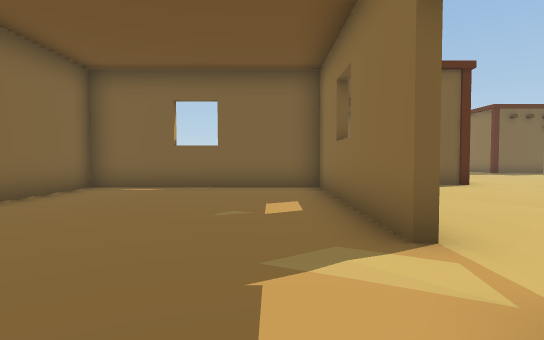
View 1 (above)

24 first-person views from a walk through a 3-D level made in the Unity game engine. The camera is 1.5 m above the floor, tilts 2° down and sees 80° across. The floor is counted in squares, 2 m on a side. Each view is taken from the middle of a square. On the plan, view 1 faces up. The plan holds only what a view shows up to about 11 squares ahead; the rest is blank. The place goes on beyond the plan. The player character is not drawn. Some animated figures are left out.

View 2
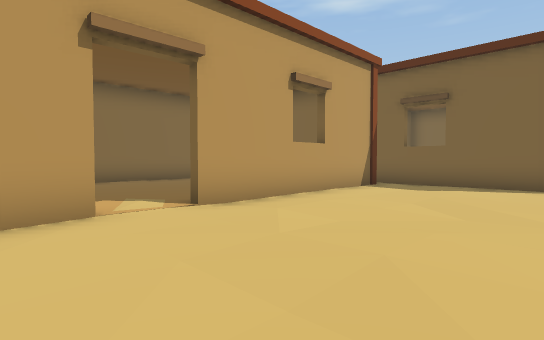

View 3
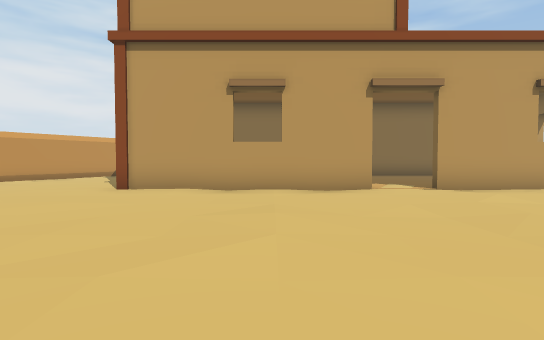

View 4
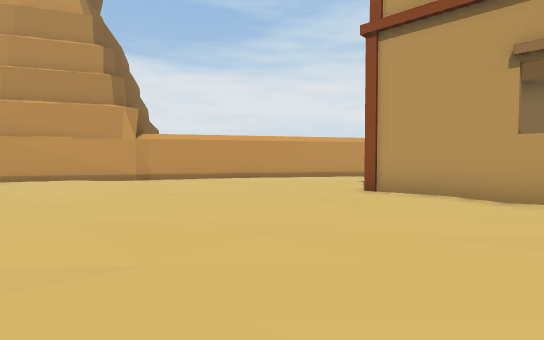

View 5
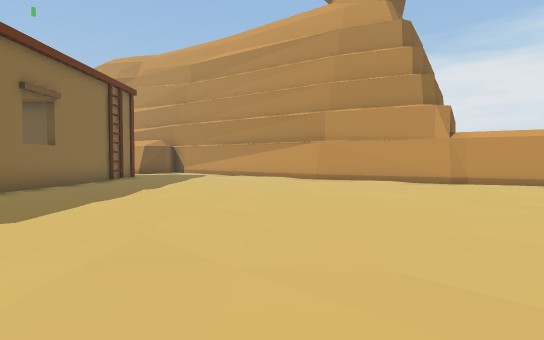

View 6
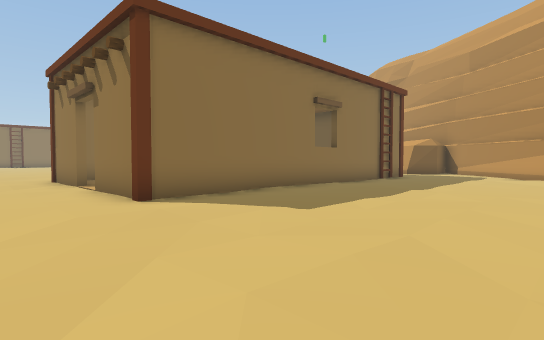

View 7
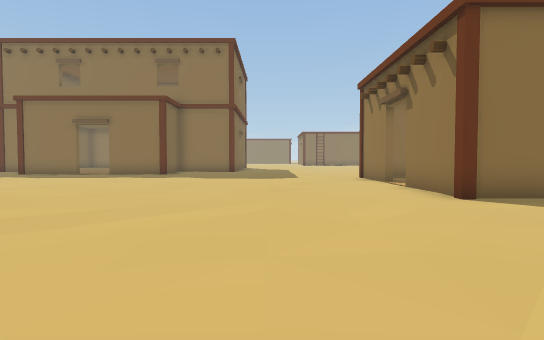

View 8
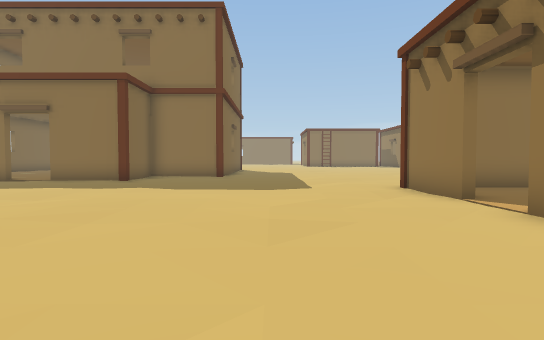

View 9
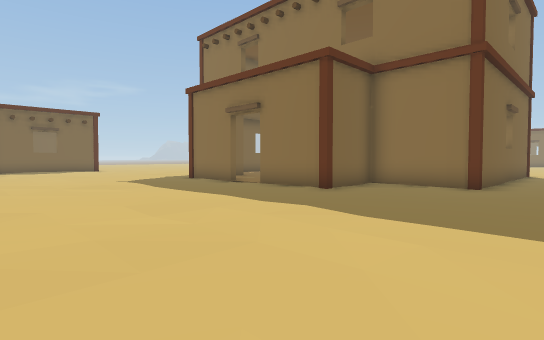

View 10
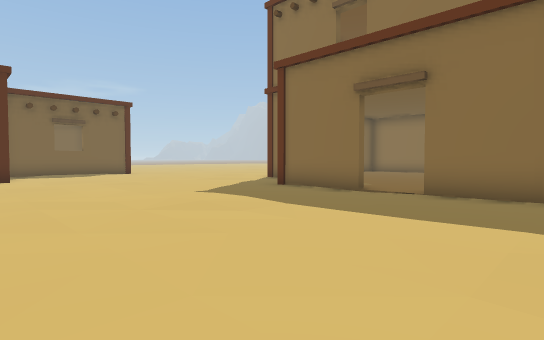

View 11
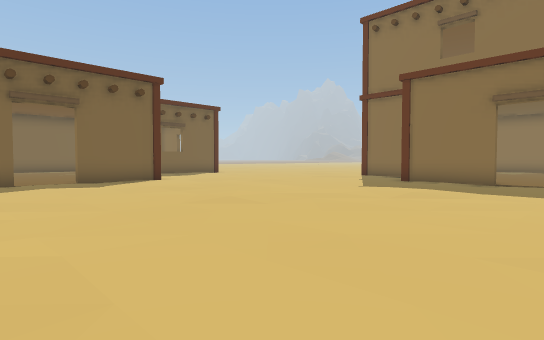

View 12
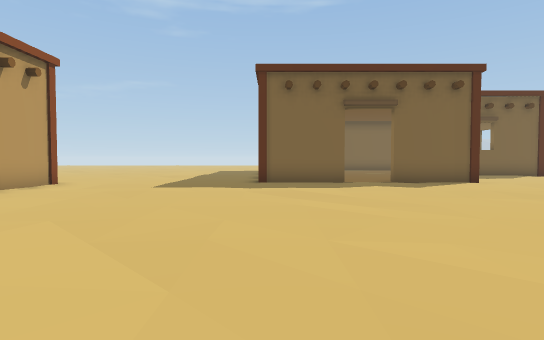

View 13
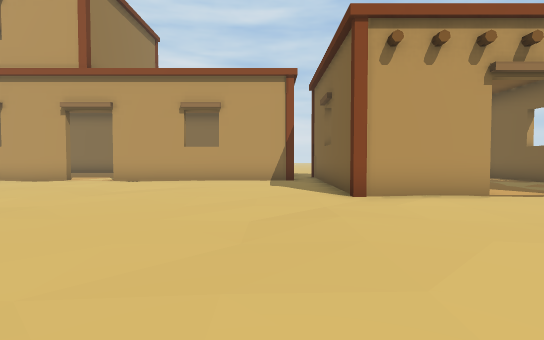

View 14
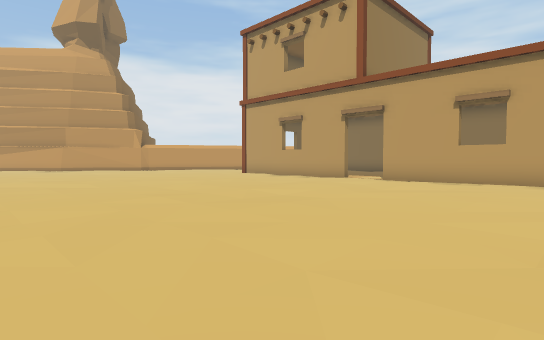

View 15
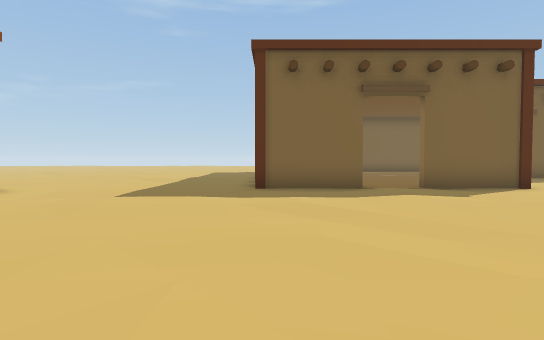

View 16
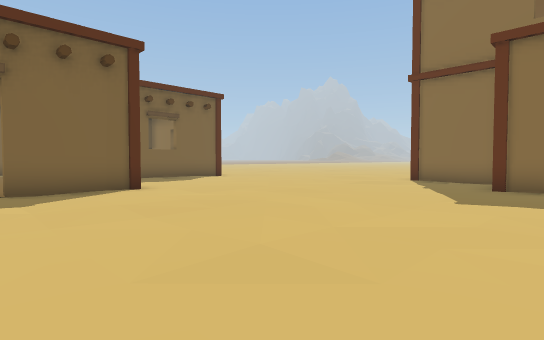

View 17
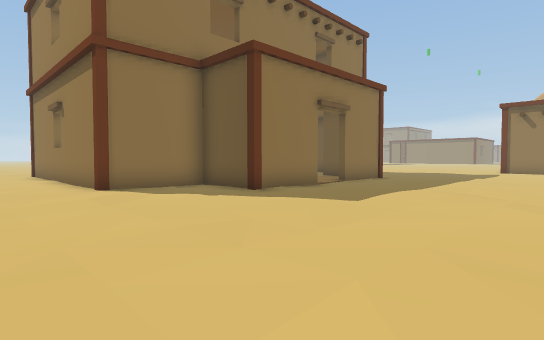

View 18
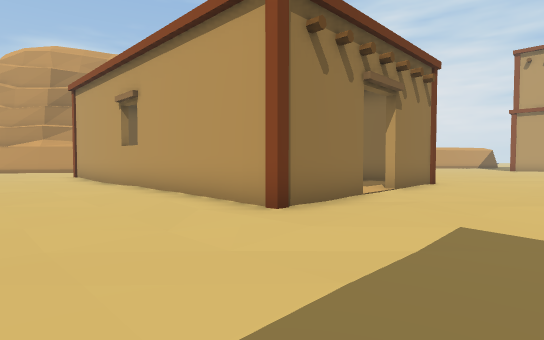

View 19
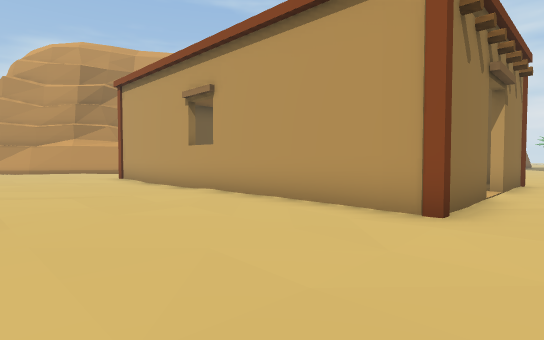

View 20
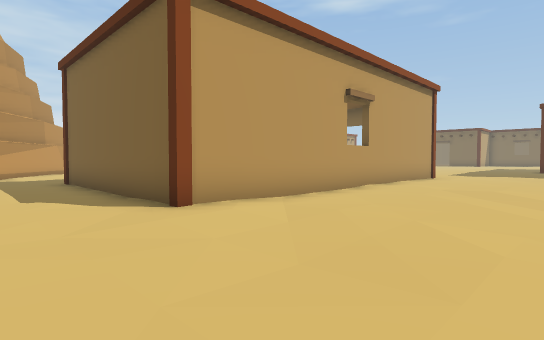

View 21
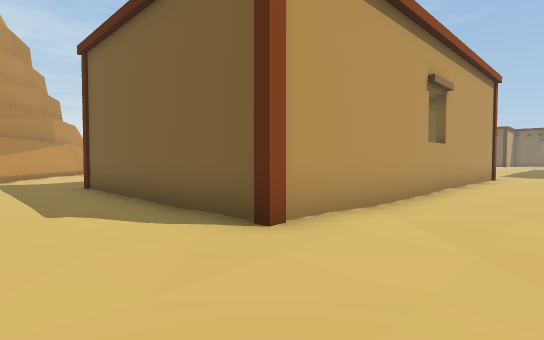

View 22
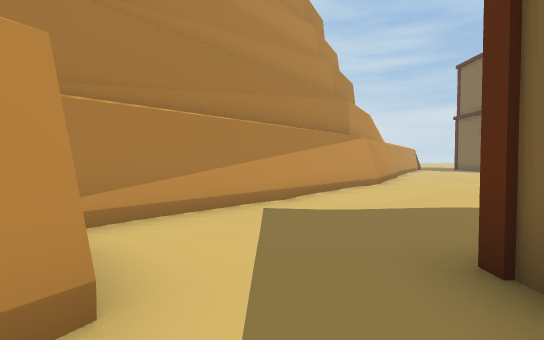

View 23
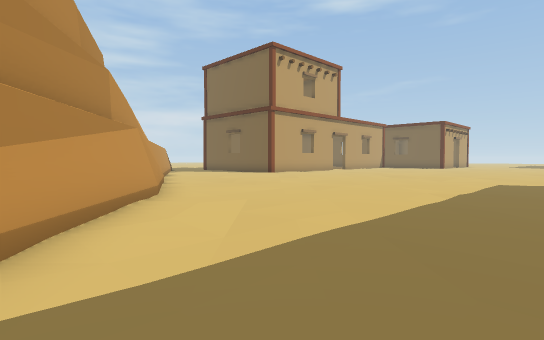

View 24
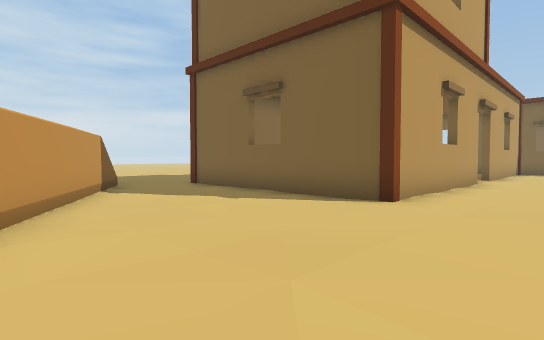

### Floor plan
Key: @ floor where view 1 was taken; # wall or solid block; . floor; B building.
Columns run from 6 left of view 1 to 26 right of it. Each row starts with its distance up from view 1.
 18            .......       ...
 17            .......B##.###....
 16        #B   #..................
 15         ..  #....................
 14              ....................
 13             .....................
 12             #....................
 11             #..................##
 10        #BB###.................#B
  9   ##B###......................#
  8  #B    #.......................
  7  #     #.......................
  6  #     B......................#
  5  #    .B...........   ........#
  4  #    .#...........  .........#B#
  3  #    .#.........................
  2       ...........................
  1        #.........................
  0       @#.........................
 -1        B........................
 -2        B........................
 -3        #.........................
 -4  ###B###..............BB.BBB.....
 -5 .....................##    #.....
 -6 .....................#     #.....
 -7 ##...................#     #.....
 -8  ###.................#     #.....
 -9    ##................#     #....
-10     ## ..............B     B....
-11        ##............#     B....
-12         ###..........#     #....
-13           ###........#     #.....
-14             ##.......#     #.....
-15              ##......#######.....
-16               ###................
-17                 ##...............
-18                  ##...#  ........

Where each view was taken, in squares from view 1:
view 1: 0 up, 0 right, facing up
view 2: 0 up, 6 right, facing up-left
view 3: 1 down, 9 right, facing left
view 4: 1 down, 8 right, facing down-left
view 5: 2 down, 9 right, facing down
view 6: 2 down, 9 right, facing down-right
view 7: 1 down, 9 right, facing right
view 8: 1 down, 13 right, facing right
view 9: 1 down, 17 right, facing up-right
view 10: 4 up, 17 right, facing up-right
view 11: 6 up, 13 right, facing up-right
view 12: 7 up, 12 right, facing up
view 13: 8 up, 12 right, facing left
view 14: 8 up, 12 right, facing down-left
view 15: 9 up, 12 right, facing up
view 16: 9 up, 15 right, facing up-right
view 17: 16 up, 18 right, facing down-right
view 18: 1 down, 25 right, facing down-left
view 19: 3 down, 26 right, facing down-left
view 20: 18 down, 26 right, facing up-left
view 21: 18 down, 24 right, facing up-left
view 22: 17 down, 17 right, facing left
view 23: 17 down, 14 right, facing up-left
view 24: 10 down, 4 right, facing up-left
